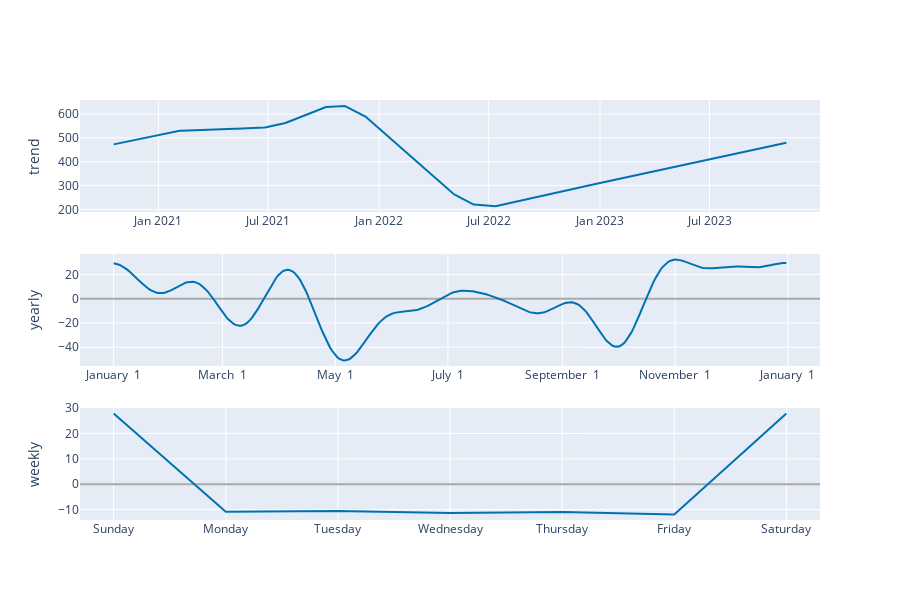

The notebook cell this image was saved under:
### Markdown cell above
> Above graphs shows that the stock price will go up in coming days

### Code cell
plot_components_plotly(m,forecast)

### Figure 1 — Plotly figure (JSON) as saved in the notebook; plotly's stock layout.template omitted (floating-point values rounded to 4 significant figures; data arrays with more than 128 entries replaced by an {"elided": "..."} marker saying what was removed)
{"data": [{"line": {"color": "#0072B2", "width": 2}, "mode": "lines", "name": "trend", "type": "scatter", "x": {"elided": "773 str values"}, "xaxis": "x", "y": {"elided": "773 float values"}, "yaxis": "y"}, {"line": {"color": "rgba(0, 114, 178, 0.2)", "width": 0}, "mode": "lines", "name": "trend_upper", "type": "scatter", "x": {"elided": "773 str values"}, "xaxis": "x", "y": {"elided": "773 float values"}, "yaxis": "y"}, {"fill": "tonexty", "fillcolor": "rgba(0, 114, 178, 0.2)", "line": {"color": "rgba(0, 114, 178, 0.2)", "width": 0}, "mode": "lines", "name": "trend_lower", "type": "scatter", "x": {"elided": "773 str values"}, "xaxis": "x", "y": {"elided": "773 float values"}, "yaxis": "y"}, {"line": {"color": "#0072B2", "width": 2}, "mode": "lines", "name": "yearly", "type": "scatter", "x": {"elided": "365 str values"}, "xaxis": "x2", "y": {"elided": "365 float values"}, "yaxis": "y2"}, {"line": {"color": "#0072B2", "width": 2}, "mode": "lines", "name": "weekly", "type": "scatter", "x": ["2017-01-01T00:00:00", "2017-01-02T00:00:00", "2017-01-03T00:00:00", "2017-01-04T00:00:00", "2017-01-05T00:00:00", "2017-01-06T00:00:00", "2017-01-07T00:00:00"], "xaxis": "x3", "y": [27.86, -10.91, -10.56, -11.38, -10.96, -11.91, 27.86], "yaxis": "y3"}], "layout": {"height": 600, "showlegend": false, "width": 900, "xaxis": {"anchor": "y", "domain": [0, 1], "range": ["2020-08-24T09:36:00", "2023-12-30T14:24:00"], "type": "date"}, "xaxis2": {"anchor": "y2", "domain": [0, 1], "range": ["2016-12-13T18:54:02.958904115", "2018-01-18T11:04:57.863013581"], "tickformat": "%B %e", "type": "date"}, "xaxis3": {"anchor": "y3", "domain": [0, 1], "range": ["2016-12-31T16:48:00", "2017-01-07T07:12:00"], "tickformat": "%A", "type": "date"}, "yaxis": {"anchor": "x", "domain": [0.7333, 1], "rangemode": "normal", "title": {"text": "trend"}, "zerolinecolor": "#AAA"}, "yaxis2": {"anchor": "x2", "domain": [0.3667, 0.6333], "title": {"text": "yearly"}, "zerolinecolor": "#AAA"}, "yaxis3": {"anchor": "x3", "domain": [0, 0.2667], "title": {"text": "weekly"}, "zerolinecolor": "#AAA"}}}
